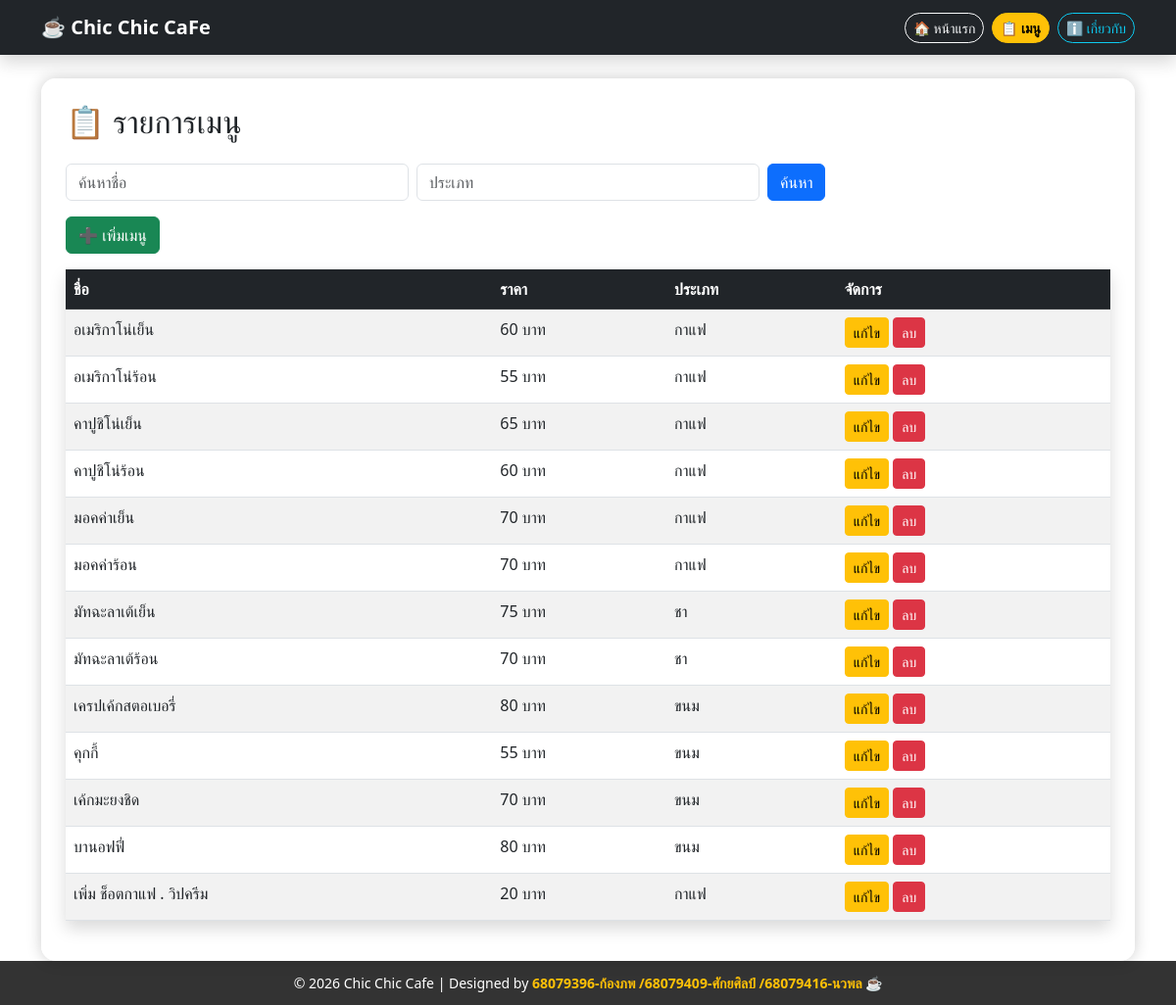
The app's page /menu/ with its own data.
### myapp/models.py (models this page shows, shortened)
class Menu(models.Model):
    name = models.CharField(max_length=100)
    price = models.IntegerField()
    category = models.CharField(max_length=50)
    description = models.TextField(blank=True)

### myapp/views.py (the view)
# urls.py: path('menu/', views.menu_list),
def menu_list(request):
    query = request.GET.get('q')
    category = request.GET.get('category')
    menus = Menu.objects.all()
    if query:
        menus = menus.filter(name__icontains=query)
    if category:
        menus = menus.filter(category__icontains=category)
    return render(request, 'menu_list.html', {'menus': menus})

### myapp/templates/menu_list.html (shortened to what this page needs)
{% extends "base.html" %}
{% block content %}
<h2 class="mb-4">📋 รายการเมนู</h2>
<form method="GET" class="row g-2 mb-3">
    <div class="col-md-4">
        <input type="text" name="q" class="form-control" placeholder="ค้นหาชื่อ">
    </div>
    <div class="col-md-4">
        <input type="text" name="category" class="form-control" placeholder="ประเภท">
    </div>
    <div class="col-md-4">
        <button class="btn btn-primary">ค้นหา</button>
    </div>
</form>
<a href="/add/" class="btn btn-success mb-3">➕ เพิ่มเมนู</a>
<table class="table table-striped table-hover shadow">
    <thead class="table-dark">
        <tr>
            <th>ชื่อ</th>
            <th>ราคา</th>
            <th>ประเภท</th>
            <th>จัดการ</th>
        </tr>
    </thead>
    <tbody>
    {% for m in menus %}
        <tr>
            <td>{{ m.name }}</td>
            <td>{{ m.price }} บาท</td>
            <td>{{ m.category }}</td>
            <td>
                <a href="/edit/{{ m.id }}" class="btn btn-warning btn-sm">แก้ไข</a>
                <a href="/delete/{{ m.id }}" class="btn btn-danger btn-sm">ลบ</a>
            </td>
        </tr>
    {% endfor %}
    </tbody>
</table>
{% endblock %}

### myapp/templates/base.html (shortened to what this page needs)
<!DOCTYPE html>
<html lang="th">
<head>
    <link href="https://cdn.jsdelivr.net/npm/bootstrap@5.3.0/dist/css/bootstrap.min.css" rel="stylesheet">
</head>
<body>
<nav class="navbar navbar-expand-lg navbar-dark bg-dark shadow sticky-top">
    <div class="container">
        <a class="navbar-brand fw-bold" href="/">☕ Chic Chic CaFe</a>
        <div class="d-flex gap-2">
            <a href="/" class="btn btn-outline-light btn-sm nav-btn">🏠 หน้าแรก</a>
            <a href="/menu/" class="btn btn-warning btn-sm fw-bold nav-btn">📋 เมนู</a>
            <a href="/about/" class="btn btn-outline-info btn-sm nav-btn">ℹ️ เกี่ยวกับ</a>
        </div>
    </div>
</nav>
<div class="container mt-4 main-content">
    <div class="content-box">
        {% block content %}
        {% endblock %}
    </div>
</div>
<footer>
    © 2026 Chic Chic Cafe | Designed by <span>68079396-ก้องภพ /68079409-ศักยศิลป์ /68079416-นวพล</span> ☕
</footer>
</body>
</html>

### myapp/templates/base.html (style rules this page uses)
html, body { height: 100%; }
body { background-image: url('https://thumbs.dreamstime.com/b/aesthetic-coffee-cup-latte-art-textured-background-surrounded-beans-fabric-perfect-cafe-themes-330498059.jpg'); background-size: cover; background-position: center; background-attachment: fixed; display: flex; flex-direction: column; }
.content-box { background: rgba(255, 255, 255, 0.9); backdrop-filter: blur(5px); padding: 25px; border-radius: 15px; box-shadow: 0 0 15px rgba(0,0,0,0.2); }
.main-content { flex: 1; }
.nav-btn { transition: all 0.3s ease; border-radius: 20px; }
footer { background: rgba(0,0,0,0.8); color: white; text-align: center; padding: 12px; font-size: 14px; }
footer span { color: #ffc107; font-weight: bold; }

### records on screen
Menu: name "อเมริกาโน่เย็น", price "60", category "กาแฟ"
Menu: name "อเมริกาโน่ร้อน", price "55", category "กาแฟ"
Menu: name "คาปูชิโน่เย็น", price "65", category "กาแฟ"
Menu: name "คาปูชิโน่ร้อน", price "60", category "กาแฟ"
Menu: name "มอคค่าเย็น", price "70", category "กาแฟ"
Menu: name "มอคค่าร้อน", price "70", category "กาแฟ"
Menu: name "มัทฉะลาเต้เย็น", price "75", category "ชา"
Menu: name "มัทฉะลาเต้ร้อน", price "70", category "ชา"
Menu: name "เครปเค้กสตอเบอรี่", price "80", category "ขนม"
Menu: name "คุกกี้", price "55", category "ขนม"
Menu: name "เค้กมะยงชิด", price "70", category "ขนม"
Menu: name "บานอฟฟี่", price "80", category "ขนม"
Menu: name "เพิ่ม ช็อตกาแฟ . วิปครีม", price "20", category "กาแฟ"
